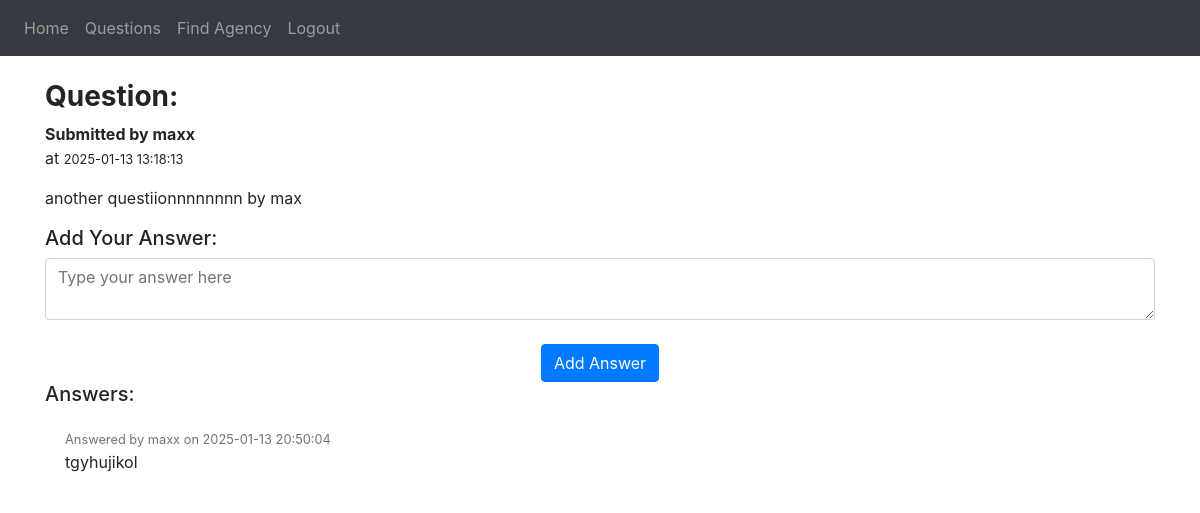
Page /question/3 (signed in) on the committed database.
### configuration/models.py (models this page shows)
class User(db.Model, UserMixin):
    __tablename__ = 'user'
    id = db.Column(db.Integer, primary_key=True)
    phoneNumber = db.Column(db.String(15), unique=True, nullable=False)  # Pre-existing
    username = db.Column(db.String(120), unique=True, nullable=True)   # Added during signup
    passwordHash = db.Column(db.String(128), nullable=True)         # Added during signup
    bonusPlan = db.Column(db.Integer, nullable=False)          # Pre-existing
    usageHistory = db.relationship('UsageHistory', back_populates='user', cascade='all, delete-orphan')
    balance = db.relationship('Balance', uselist=False, back_populates='user', cascade='all, delete-orphan')
    rechargeHistory = db.relationship('Recharge', back_populates='user', cascade='all, delete-orphan')
    questions = db.relationship('Question', back_populates='user', cascade='all, delete-orphan')
    answers = db.relationship('Answer', back_populates='user', cascade='all, delete-orphan')

class Question(db.Model):
    __tablename__ = 'question'
    id = db.Column(db.Integer, primary_key=True)
    userId = db.Column(db.Integer, db.ForeignKey('user.id'), nullable=False)  # Foreign Key to User table
    content = db.Column(db.Text, nullable=False)  # Detailed question content
    submittedAt = db.Column(db.DateTime, default=func.now(), nullable=False)  # when the question was submitted
    user = db.relationship('User', back_populates='questions')
    answers = db.relationship('Answer', back_populates='question', cascade='all, delete-orphan')

class Answer(db.Model):
    __tablename__ = 'answer'
    id = db.Column(db.Integer, primary_key=True)
    questionId = db.Column(db.Integer, db.ForeignKey('question.id'), nullable=False)  # Foreign Key to Questions table
    userId = db.Column(db.Integer, db.ForeignKey('user.id'), nullable=False)  # Foreign Key to User table
    content = db.Column(db.Text, nullable=False)  # Content of the answer
    submittedAt = db.Column(db.DateTime, default=func.now(), nullable=False)  # when the answer was submitted
    question = db.relationship('Question', back_populates='answers')
    user = db.relationship('User', back_populates='answers')

### configuration/blueprint.py (the view, shortened to what this page needs)
@blp.route('/question/<int:question_id>', methods=['GET', 'POST'])
@login_required
def answers(question_id):
    question = Question.query.get_or_404(question_id)
    return render_template("answers.html", user=current_user, question=question)

### configuration/__init__.py (called while the page is built)
def create_application():
    app = Flask(__name__)
    app.config['SECRET_KEY'] = 'TTapp'
    app.config['SQLALCHEMY_DATABASE_URI'] = f'sqlite:///{DB_NAME}'
    db.init_app(app)
    app.register_blueprint(blp, url_prefix='/')
    app.register_blueprint(apiblp)
    login_manager = LoginManager()
    login_manager.login_view = 'blp.login'
    login_manager.init_app(app)
    @login_manager.user_loader
    def load_user(id):
        return User.query.get(int(id))
    return app

### configuration/templates/answers.html (shortened to what this page needs)
{% extends "theme.html" %}
{% block content %}
    <h3><strong>Question:</strong></h3>
    <p><strong> Submitted by {{ question.user.username }}</strong>
    <br>at <small>{{ question.submittedAt.strftime('%Y-%m-%d %H:%M:%S') }}</small></p>
    <p>{{ question.content }}</p>
    <h5>Add Your Answer:</h5>
    <form method="POST">
        <textarea name="answer" class="form-control" placeholder="Type your answer here"></textarea>
        <br />
        <div align="center">
            <button type="submit" class="btn btn-primary">Add Answer</button>
        </div>
    </form>
    <h5>Answers:</h5>
    <ul class="list-group list-group-flush">
        {% for answer in question.answers %}
            <li class="list-group-item">
                <small class="text-muted">Answered by {{ answer.user.username }} on {{ answer.submittedAt.strftime('%Y-%m-%d %H:%M:%S') }}</small>
                <br />
                {{ answer.content }}
            </li>
        {% else %}
            <li class="list-group-item">No answers yet.</li>
        {% endfor %}
    </ul>
{% endblock %}

### rows in the picture
User: user.username "maxx"
Question: submittedAt "2025-01-13 13:18:13", content "another questiionnnnnnnn by max"
Answer: user.username "maxx", submittedAt "2025-01-13 20:50:04", content "tgyhujikol"
